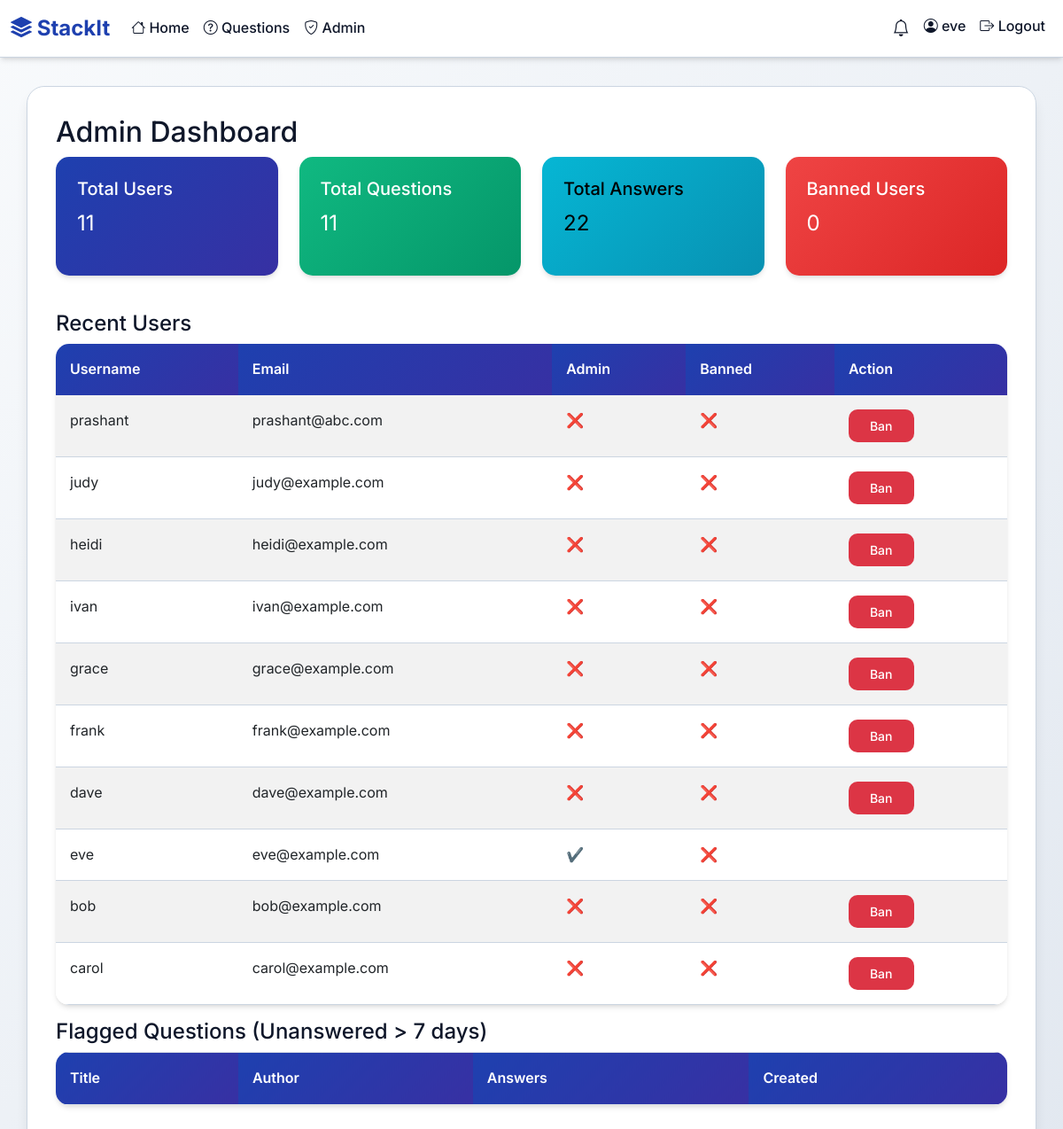
The page /admin (signed in) on the database its author committed.
### tables this page shows
CREATE TABLE users (
            id INTEGER PRIMARY KEY AUTOINCREMENT,
            username TEXT UNIQUE NOT NULL,
            email TEXT UNIQUE NOT NULL,
            password_hash TEXT NOT NULL,
            is_admin BOOLEAN DEFAULT 0,
            is_banned BOOLEAN DEFAULT 0,
            created_at TIMESTAMP DEFAULT CURRENT_TIMESTAMP
        , reputation INTEGER DEFAULT 0);

### app.py (the view)
@app.route('/admin')
@login_required
def admin_dashboard():
    if not current_user.is_admin:
        flash('Access denied!', 'error')
        return redirect(url_for('index'))
    conn = get_db()
    stats = {
        'total_users': conn.execute('SELECT COUNT(*) FROM users').fetchone()[0],
        'total_questions': conn.execute('SELECT COUNT(*) FROM questions').fetchone()[0],
        'total_answers': conn.execute('SELECT COUNT(*) FROM answers').fetchone()[0],
        'banned_users': conn.execute('SELECT COUNT(*) FROM users WHERE is_banned = 1').fetchone()[0]
    }
    recent_users = conn.execute('''
        SELECT * FROM users ORDER BY created_at DESC LIMIT 10
    ''').fetchall()
    flagged_questions = conn.execute('''
        SELECT q.*, u.username,
               (SELECT COUNT(*) FROM answers WHERE question_id = q.id) as answer_count
        FROM questions q
        LEFT JOIN users u ON q.user_id = u.id
        WHERE q.id NOT IN (SELECT DISTINCT question_id FROM answers)
        AND q.created_at < datetime('now', '-7 days')
        ORDER BY q.created_at ASC
    ''').fetchall()
    conn.close()
    return render_template('admin/dashboard.html',
                         stats=stats,
                         recent_users=recent_users,
                         flagged_questions=flagged_questions)

### app.py (called while the page is built)
def get_db():
    conn = sqlite3.connect('database.db')
    conn.row_factory = sqlite3.Row
    return conn

@login_manager.user_loader
def load_user(user_id):
    conn = get_db()
    user_data = conn.execute('SELECT * FROM users WHERE id = ?', (user_id,)).fetchone()
    conn.close()
    if user_data:
        return User(user_data)
    return None

    @property
    def is_active(self):
        return not self.is_banned

### templates/admin/dashboard.html (shortened to what this page needs)
{% extends 'base.html' %}
{% block content %}
<h2>Admin Dashboard</h2>
<div class="row mb-4">
  <div class="col-md-3">
    <div class="card text-bg-primary mb-3"><div class="card-body"><h5>Total Users</h5><p class="fs-4">{{ stats.total_users }}</p></div></div>
  </div>
  <div class="col-md-3">
    <div class="card text-bg-success mb-3"><div class="card-body"><h5>Total Questions</h5><p class="fs-4">{{ stats.total_questions }}</p></div></div>
  </div>
  <div class="col-md-3">
    <div class="card text-bg-info mb-3"><div class="card-body"><h5>Total Answers</h5><p class="fs-4">{{ stats.total_answers }}</p></div></div>
  </div>
  <div class="col-md-3">
    <div class="card text-bg-danger mb-3"><div class="card-body"><h5>Banned Users</h5><p class="fs-4">{{ stats.banned_users }}</p></div></div>
  </div>
</div>
<h4>Recent Users</h4>
<table class="table table-striped">
  <thead><tr><th>Username</th><th>Email</th><th>Admin</th><th>Banned</th><th>Action</th></tr></thead>
  <tbody>
    {% for u in recent_users %}
    <tr>
      <td>{{ u.username }}</td>
      <td>{{ u.email }}</td>
      <td>{% if u.is_admin %}✔️{% else %}❌{% endif %}</td>
      <td>{% if u.is_banned %}✔️{% else %}❌{% endif %}</td>
      <td>
        {% if not u.is_admin %}
          {% if u.is_banned %}
            <button class="btn btn-sm btn-success ban-btn" data-id="{{ u.id }}" data-action="unban">Unban</button>
          {% else %}
            <button class="btn btn-sm btn-danger ban-btn" data-id="{{ u.id }}" data-action="ban">Ban</button>
          {% endif %}
        {% endif %}
      </td>
    </tr>
    {% endfor %}
  </tbody>
</table>
<h4>Flagged Questions (Unanswered > 7 days)</h4>
<table class="table table-bordered">
  <thead><tr><th>Title</th><th>Author</th><th>Answers</th><th>Created</th></tr></thead>
</table>
{% endblock %}

### templates/base.html (shortened to what this page needs)
<!DOCTYPE html>
<html lang="en">
<head>
    <link rel="stylesheet" href="https://cdn.jsdelivr.net/npm/bootstrap@5.3.0/dist/css/bootstrap.min.css">
    <link rel="stylesheet" href="https://cdn.jsdelivr.net/npm/bootstrap-icons@1.10.0/font/bootstrap-icons.css">
    <link rel="stylesheet" href="{{ url_for('static', filename='css/style.css') }}">
    <link href="https://cdn.quilljs.com/1.3.6/quill.snow.css" rel="stylesheet">
</head>
<body>
<nav class="navbar navbar-expand-lg navbar-light bg-light mb-4">
  <div class="container-fluid">
    <a class="navbar-brand" href="{{ url_for('landing') }}">
      <i class="bi bi-stack"></i> StackIt
    </a>
    <div class="collapse navbar-collapse" id="navbarNav">
      <ul class="navbar-nav me-auto mb-2 mb-lg-0">
        <li class="nav-item">
          <a class="nav-link" href="{{ url_for('landing') }}">
            <i class="bi bi-house"></i> Home
          </a>
        </li>
        <li class="nav-item">
          <a class="nav-link" href="{{ url_for('index') }}">
            <i class="bi bi-question-circle"></i> Questions
          </a>
        </li>
        {% if current_user.is_authenticated and current_user.is_admin %}
        <li class="nav-item">
          <a class="nav-link" href="{{ url_for('admin_dashboard') }}">
            <i class="bi bi-shield-check"></i> Admin
          </a>
        </li>
        {% endif %}
      </ul>
      <ul class="navbar-nav ms-auto">
        {% if current_user.is_authenticated %}
        <li class="nav-item">
          <a class="nav-link position-relative" href="#" id="notificationBell">
            <i class="bi bi-bell"></i>
          </a>
        </li>
        <li class="nav-item">
          <span class="nav-link">
            <i class="bi bi-person-circle"></i> {{ current_user.username }}
          </span>
        </li>
        <li class="nav-item">
          <a class="nav-link" href="{{ url_for('logout') }}">
            <i class="bi bi-box-arrow-right"></i> Logout
          </a>
        </li>
        {% endif %}
      </ul>
    </div>
  </div>
</nav>
<div class="container">
    {% block content %}{% endblock %}
</div>
</body>
</html>

### static/css/style.css (style rules this page uses)
:root { --primary-color: #1e40af; --primary-dark: #1e3a8a; --secondary-color: #475569; --success-color: #059669; --danger-color: #dc2626; --warning-color: #d97706; --info-color: #0891b2; --light-bg: #ffffff; --dark-bg: #0f172a; --border-color: #cbd5e1; --text-primary: #0f172a; --text-secondary: #475569; --text-muted: #64748b; --shadow-sm: 0 1px 2px 0 rgb(0 0 0 / 0.05); --shadow-md: 0 4px 6px -1px rgb(0 0 0 / 0.1), 0 2px 4px -2px rgb(0 0 0 / 0.1); --shadow-lg: 0 10px 15px -3px rgb(0 0 0 / 0.1), 0 4px 6px -4px rgb(0 0 0 / 0.1); --gradient-primary: linear-gradient(135deg, #1e40af 0%, #3730a3 100%); --gradient-secondary: linear-gradient(135deg, #059669 0%, #047857 100%); }
* { box-sizing: border-box; }
body { font-family: 'Inter', -apple-system, BlinkMacSystemFont, 'Segoe UI', Roboto, sans-serif; background: linear-gradient(135deg, #f8fafc 0%, #e2e8f0 100%); min-height: 100vh; color: var(--text-primary); line-height: 1.6; }
.navbar { background: rgba(255, 255, 255, 0.98) !important; backdrop-filter: blur(10px); border-bottom: 1px solid var(--border-color); box-shadow: var(--shadow-md); transition: all 0.3s ease; }
.navbar-brand { font-weight: 700; font-size: 1.5rem; color: var(--primary-color); }
.navbar-nav .nav-link { font-weight: 500; color: var(--text-primary) !important; transition: all 0.3s ease; position: relative; }
.navbar-nav .nav-link::after { content: ''; position: absolute; bottom: 0; left: 50%; width: 0; height: 2px; background: var(--gradient-primary); transition: all 0.3s ease; transform: translateX(-50%); }
.container { background: rgba(255, 255, 255, 0.98); backdrop-filter: blur(10px); border-radius: 20px; box-shadow: var(--shadow-lg); padding: 2rem; margin-top: 2rem; margin-bottom: 2rem; border: 1px solid var(--border-color); }
.card { border: 1px solid var(--border-color); border-radius: 15px; box-shadow: var(--shadow-md); transition: all 0.3s ease; background: rgba(255, 255, 255, 0.98); backdrop-filter: blur(10px); }
.card-body { padding: 1.5rem; }
.btn { border-radius: 10px; font-weight: 500; padding: 0.5rem 1.5rem; transition: all 0.3s ease; border: none; position: relative; overflow: hidden; }
.btn::before { content: ''; position: absolute; top: 0; left: -100%; width: 100%; height: 100%; background: linear-gradient(90deg, transparent, rgba(255, 255, 255, 0.2), transparent); transition: left 0.5s; }
#notificationBell { position: relative; font-size: 1.2rem; color: var(--text-primary); transition: all 0.3s ease; }
.table { background: rgba(255, 255, 255, 0.9); border-radius: 15px; overflow: hidden; box-shadow: var(--shadow-md); }
.table thead th { background: var(--gradient-primary); color: white; border: none; font-weight: 600; padding: 1rem; }
.table tbody td { padding: 1rem; border-bottom: 1px solid var(--border-color); transition: all 0.3s ease; }
.card.text-bg-primary { background: var(--gradient-primary) !important; border: none; border-radius: 15px; }
.card.text-bg-success { background: linear-gradient(135deg, #10b981, #059669) !important; border: none; border-radius: 15px; }
.card.text-bg-info { background: linear-gradient(135deg, #06b6d4, #0891b2) !important; border: none; border-radius: 15px; }
.card.text-bg-danger { background: linear-gradient(135deg, #ef4444, #dc2626) !important; border: none; border-radius: 15px; }
* { transition: all 0.3s ease; }

### rows shown on the page
users: username "eve", email "eve@example.com"
users: username "prashant", email "prashant@abc.com"
users: username "judy", email "judy@example.com"
users: username "heidi", email "heidi@example.com"
users: username "ivan", email "ivan@example.com"
users: username "grace", email "grace@example.com"
users: username "frank", email "frank@example.com"
users: username "dave", email "dave@example.com"
users: username "bob", email "bob@example.com"
users: username "carol", email "carol@example.com"

### other values the page prints
{{ stats.total_users }} "11"
{{ stats.total_questions }} "11"
{{ stats.total_answers }} "22"
{{ stats.banned_users }} "0"
